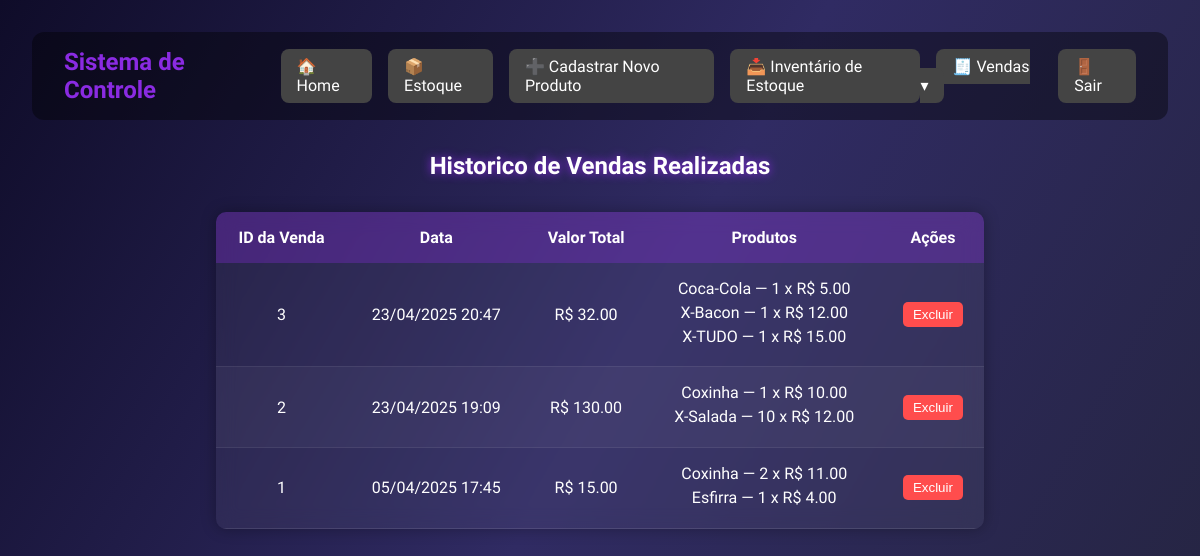
Screenshot of /listar-vendas (signed in) with the database file from the repository.
### models.py (models this page shows, shortened)
class Venda(db.Model):
    __tablename__ = 'venda'
    id = db.Column(db.Integer, primary_key=True, autoincrement=True)
    data = db.Column(db.DateTime, default=datetime.utcnow)
    tipo_pagamento_id = db.Column(db.Integer, db.ForeignKey('tipo_pagamento.id'), nullable=False)
    valor_total = db.Column(db.Numeric(10, 2))
    itens = db.relationship('ItemVenda', backref='venda', lazy=True)

class ItemVenda(db.Model):
    __tablename__ = 'item_venda'
    id = db.Column(db.Integer, primary_key=True, autoincrement=True)
    venda_id = db.Column(db.Integer, db.ForeignKey('venda.id'), nullable=False)
    tipo_produto_id = db.Column(db.Integer, db.ForeignKey('tipo_produto.id'), nullable=False)
    quantidade = db.Column(db.Integer, nullable=False)
    valor_produtos = db.Column(db.Numeric(10, 2))
    tipo_produto = db.relationship('TipoProduto', backref='itens_venda', lazy=True)

class TipoProduto(db.Model):
    __tablename__ = 'tipo_produto'
    id = db.Column(db.Integer, primary_key=True, autoincrement=True)
    nome = db.Column(db.String(255), nullable=False, unique=True)
    categoria_id = db.Column(db.Integer, db.ForeignKey('categoria.id'), nullable=False)
    preco = db.Column(db.Numeric(10, 2), nullable=False)
    descricao = db.Column(db.Text)
    produtos = db.relationship('Produto', back_populates='tipo_produto', cascade="all, delete-orphan")

### routes.py (the view)
    @app.route('/listar-vendas')
    def listar_vendas():
        if 'usuario' not in session:
            return redirect(url_for('login_view'))
        vendas = Venda.query.order_by(Venda.data.desc()).all()  # Ordenando por data
        return render_template('listar_vendas.html', vendas=vendas)

### templates/listar_vendas.html (shortened to what this page needs)
<!DOCTYPE html>
<html lang="pt-br">
{% extends 'base.html' %}
{% block content %}
<h2>Historico de Vendas Realizadas</h2>
<table>
    <thead>
        <tr>
            <th>ID da Venda</th>
            <th>Data</th>
            <th>Valor Total</th>
            <th>Produtos</th>
            <th>Ações</th>
        </tr>
    </thead>
    <tbody>
        {% for venda in vendas %}
        <tr>
            <td>{{ venda.id }}</td>
            <td>{{ venda.data.strftime('%d/%m/%Y %H:%M') }}</td>
            <td>R$ {{ "%.2f"|format(venda.valor_total) }}</td>
            <td>
                <ul>
                    {% for item in venda.itens %}
                    <li>{{ item.tipo_produto.nome }} — {{ item.quantidade }} x R$ {{ "%.2f"|format(item.valor_produtos) }}</li>
                    {% endfor %}
                </ul>
            </td>
            <td>
                <form action="{{ url_for('excluir_venda', venda_id=venda.id) }}" method="POST" onsubmit="return confirm('Tem certeza que deseja excluir esta venda?');">
                    <button type="submit" class="excluir-btn">Excluir</button>
                </form>
            </td>
        </tr>
        {% endfor %}
    </tbody>
</table>
{% endblock %}

### templates/base.html (style rules this page uses)
* { margin: 0; padding: 0; box-sizing: border-box; }
body { font-family: 'Orbitron', sans-serif; background: linear-gradient(120deg, #0f0c29, #302b63, #24243e); color: #fff; min-height: 100vh; padding: 2rem; }
table { border-collapse: collapse; background: rgba(255, 255, 255, 0.1); backdrop-filter: blur(10px); border-radius: 15px; overflow: hidden; box-shadow: 0 0 20px rgba(0, 0, 0, 0.4); width: 80%; margin: 0 auto; }
th, td { padding: 1rem; text-align: center; }
th { background-color: rgba(138, 43, 226, 0.4); }
tr:nth-child(even) { background-color: rgba(255, 255, 255, 0.05); }
td { border-bottom: 1px solid rgba(255, 255, 255, 0.1); }

### templates/listar_vendas.html (style rules this page uses)
h2 { text-align: center; margin-bottom: 2rem; text-shadow: 0 0 10px #8a2be2; }
table { border-collapse: collapse; width: 80%; margin: 0 auto; background: rgba(255, 255, 255, 0.05); backdrop-filter: blur(10px); border-radius: 10px; box-shadow: 0 0 15px rgba(0, 0, 0, 0.3); overflow: hidden; }
th, td { padding: 1rem; text-align: center; }
th { background-color: rgba(138, 43, 226, 0.3); }
tr:nth-child(even) { background-color: rgba(255, 255, 255, 0.03); }
ul { list-style-type: none; padding-left: 0; }
li { margin-bottom: 0.3rem; }
.excluir-btn { background-color: #ff4d4d; color: white; padding: 5px 10px; border: none; border-radius: 5px; cursor: pointer; }

### rows the page displays
Venda: id "3", data "23/04/2025 20:47", valor_total "32.00"
ItemVenda: tipo_produto.nome "Coca-Cola", quantidade "1", valor_produtos "5.00"
ItemVenda: tipo_produto.nome "X-Bacon", quantidade "1", valor_produtos "12.00"
ItemVenda: tipo_produto.nome "X-TUDO", quantidade "1", valor_produtos "15.00"
Venda: id "2", data "23/04/2025 19:09", valor_total "130.00"
ItemVenda: tipo_produto.nome "Coxinha", quantidade "1", valor_produtos "10.00"
ItemVenda: tipo_produto.nome "X-Salada", quantidade "10", valor_produtos "12.00"
Venda: id "1", data "05/04/2025 17:45", valor_total "15.00"
ItemVenda: tipo_produto.nome "Coxinha", quantidade "2", valor_produtos "11.00"
ItemVenda: tipo_produto.nome "Esfirra", quantidade "1", valor_produtos "4.00"
